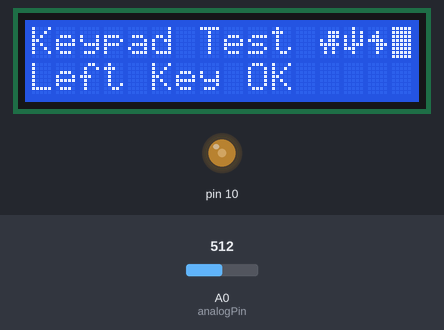
The sketch below on a simulated Arduino Uno, built with avr-gcc and run on an emulated ATmega328P. On the bench: 16×2 character LCD, output pins drawn as LEDs (lit = HIGH). The inputs (shaded band) are chosen by the test bench; at power-on: A0 (analogPin) = 512. What the sketch prints to the serial monitor is not drawn.

Above: at 4.2 s.
4.3 s: A0 (analogPin) set to 716
At 4.7 s:
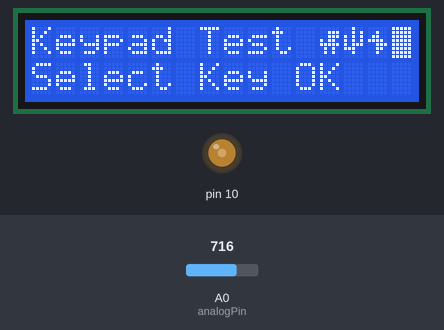
5.8 s: A0 (analogPin) set to 306
At 7.0 s:
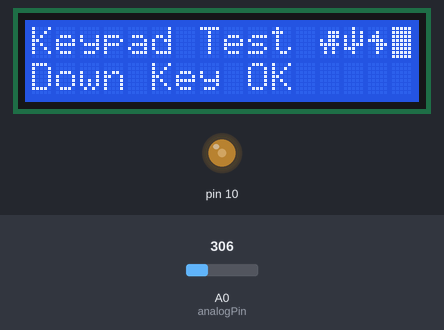
7.3 s: A0 (analogPin) set to 122
At 8.5 s:
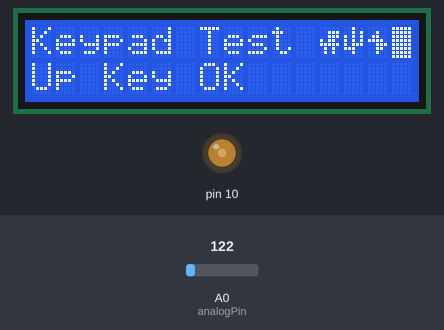
8.8 s: A0 (analogPin) set to 0
At 9.5 s:
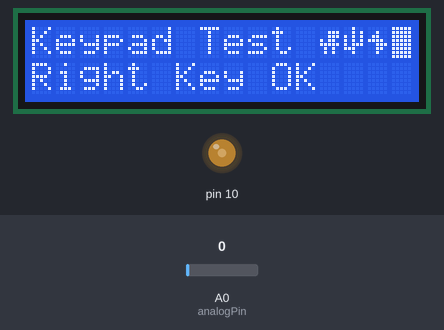
10.3 s: A0 (analogPin) set to 716
At 10.9 s:
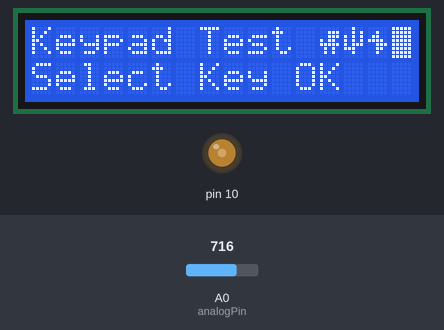
13.3 s: A0 (analogPin) set to 511
At 14.0 s:
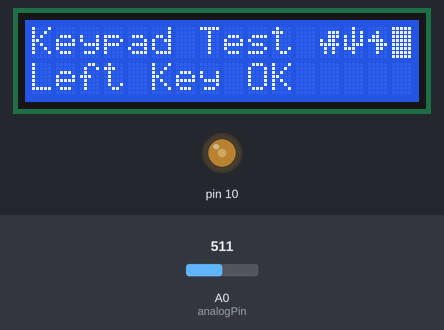
Timing chart, 0 to 16.3 s (numbered marks = the images above; inputs shaded):
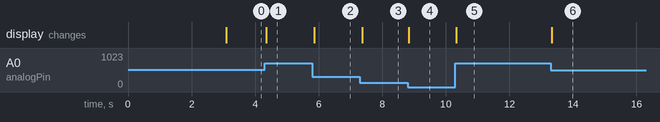

Measured:
- after the input at 4.3 s, the display: changes after 0.06 s (image 1)
- after the input at 5.8 s, the display: changes after 0.06 s (image 2)
- after the input at 7.3 s, the display: changes after 0.07 s (image 3)
- after the input at 8.8 s, the display: changes at once (image 4)
- after the input at 10.3 s, the display: changes at once (image 5)
- after the input at 13.3 s, the display: changes at once (image 6)

The sketch:

Trainee_Project.ino
```cpp
/*
Project     : Trainee Project Experimantal
Description : Function test and trial area
 _ _____   _   _  __  ___ _  __ __
| |_   _| | | | |/__\| _ \ |/ /' _/
| | | |   | 'V' | \/ | v /   <`._`.
|_| |_|   !_/ \_!\__/|_|_\_|\_\___/
*/

#include <LiquidCrystal.h>
#include "bitmaps.h"

/* ==== PINS ASSIGNMENT ==========
 * LCD RS pin to digital pin 8
 * LCD EN pin to digital pin 9
 * LCD D4 pin to digital pin 4
 * LCD D5 pin to digital pin 5
 * LCD D6 pin to digital pin 6
 * LCD D7 pin to digital pin 7
 * Backlight PWM control to Pin 10
 * LCD R/W pin to ground
 */

LiquidCrystal lcd(8, 9, 4, 5, 6, 7);

int analogPin = A0;
int keyInput = -1;
int numKeys = 5;
int analogKeyValues[5] = { 30, 150, 360, 535, 760 };

String msgs[5] = { "Right Key OK",
                   "Up Key OK",
                   "Down Key OK",
                   "Left Key OK",
                   "Select Key OK" };

void setup() {
  pinMode(10, OUTPUT);
  analogWrite(10, 100);

  lcd.begin(16, 2);
  lcd.clear();

  lcd.print("1234567891234567");
  lcd.setCursor(0, 1);
  lcd.print("ABCDEFGHIJKLMNOP");
  delay(3 * 1000);
  lcd.clear();
  lcd.setCursor(0, 0);
  lcd.print("Keypad Test");
  lcd.createChar(7, dino);
  lcd.createChar(6, cacti);
  lcd.createChar(5, bird);
  lcd.createChar(4, block);
  lcd.setCursor(12, 0);
  lcd.write((uint8_t)7);
  lcd.setCursor(13, 0);
  lcd.write((uint8_t)6);
  lcd.setCursor(14, 0);
  lcd.write((uint8_t)5);
  lcd.setCursor(15, 0);
  lcd.write((uint8_t)4);
  lcd.setCursor(0, 1);
  lcd.print("Pls press any");

  Serial.begin(9600);  // Begin serial communication at 9600 baud
}

void loop() {
  keyInput = getKey(analogRead(analogPin));

  if (keyInput != -1) {
    Serial.print("Key Input (number): ");
    Serial.println(keyInput);

    lcd.setCursor(0, 1);
    lcd.println("                ");
    lcd.setCursor(0, 1);
    lcd.print(msgs[keyInput]);
  }
  keyInput = -1;
}

int getKey(unsigned int input) {
  int x;

  for (x = 0; x < numKeys; x++) {
    if (input < analogKeyValues[x])
      return x;
  }

  if (x >= numKeys)
    x = -1;  // No valid key pressed

  return x;
}
```

bitmaps.h
```cpp
byte dino[8] = {
  0b00000,
  0b00111,
  0b00111,
  0b10110,
  0b11111,
  0b01010,
  0b01010,
  0b00000
};

byte  cacti[8] = {
  0b00100,
  0b00101,
  0b10101,
  0b10101,
  0b10111,
  0b11100,
  0b00100,
  0b00000
};

byte bird[8] = {
  0b00000,
  0b00100,
  0b01100,
  0b11110,
  0b00111,
  0b00110,
  0b00100,
  0b00000
};

byte block[8] = {
  0b11111,
  0b11111,
  0b11111,
  0b11111,
  0b11111,
  0b11111,
  0b11111,
  0b11111
};
```
